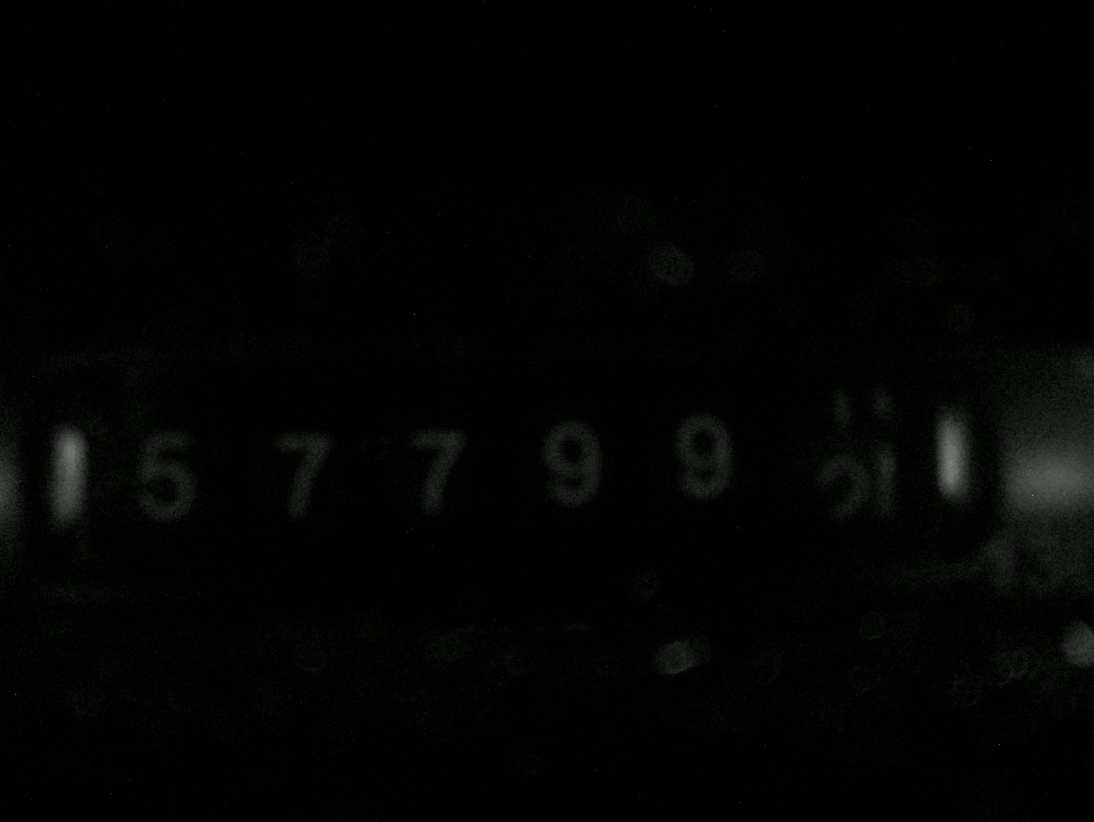
#> input picture src/flask-site/img/example.jpeg, 3280 x 2464 px (shown at 1/3 size)
$ python utils.py flask-site/img/example.jpeg out.png
#> lines starting #> are read from the running program, lines starting #| are printed output that depends on the picture
# Imports:
import sys
from PIL import Image, ImageOps, ImageEnhance, ImageFilter # used by preprocess_image()

def preprocess_image(input_path, output_path=None, crop_tuple=None):
    '''
    Description:
    Function processes the image before it's sent to Tesseract for text extraction.

    1. Image is resized so fewer pixels need to be analyzed (efficiency bump)
    2. Crop to relevant area
    3. Convert from color to B/W
    4. Invert colors (Black text on White bg is optimal)
    5. Gaussian blur decreases number of artifacts/dust
    6. Contrast is increased to further darken the text

    Parameters:
    input_path (str): File being processed
    output_path=None (str): Output can be changed if desired...
    crop_tuple=None  (tup: Int): Cropping coordinates

    Output:
    processed (PIL.Image.Image): Enhanced/adjusted image object
    '''
#> called with input_path = 'flask-site/img/example.jpeg', output_path = 'out.png'

    # First open the image
    img = Image.open(input_path).convert("RGB")
#> img is the input picture: PIL image 3280x2464 RGB; mean R, G, B 2.5, 4, 2.2

    # Scale the image down to fewer pixels for processing efficiency:
    BASE_WIDTH = 800 # (const) Target width (default recommended: 800px)
    orig_width, orig_height = img.size
#> orig_width = 3280; orig_height = 2464

    # Maintain aspect ratio by scaling proportionately
    scale_ratio = BASE_WIDTH / float(orig_width)
#> scale_ratio = 0.244
    new_height = int(orig_height * scale_ratio)
#> new_height = 600

    # Finally, resize the image with pillow:
    img = img.resize((BASE_WIDTH, new_height), Image.Resampling.LANCZOS)
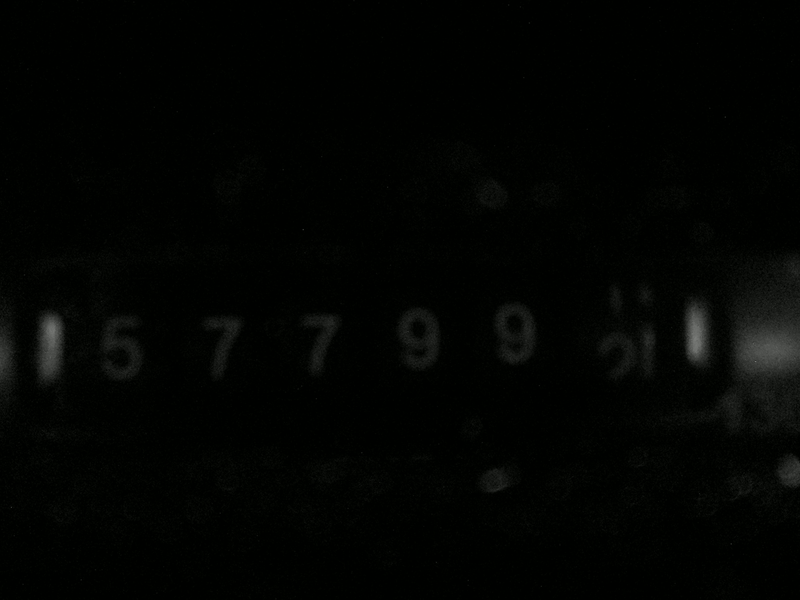
#> img: PIL image 800x600 RGB; mean R, G, B 2.5, 4, 2.2

    # Crop it
    # NOTE: (From the Pillow docs)
    #   The Python Imaging Library uses a Cartesian pixel coordinate system, with (0,0) in the upper left corner.
    #   Note that the coordinates refer to the implied pixel corners; the centre of a pixel addressed as (0, 0)
    #   actually lies at (0.5, 0.5).
    #   Coordinates are usually passed to the library as 2-tuples (x, y). Rectangles are represented as 4-tuples,
    #   (x1, y1, x2, y2), with the upper left corner given first.
    #   A good reference: (80, 240, 640, 450) at time of development...

    # Only crop if cropping coordinates are provided
    if crop_tuple:
        # Crops to the tuple provided to the function
        img = img.crop(crop_tuple)

    # Convert to gray scale
    img = img.convert("L")
#> img: PIL image 800x600 L

    # Invert the colors
    img = ImageOps.invert(img)
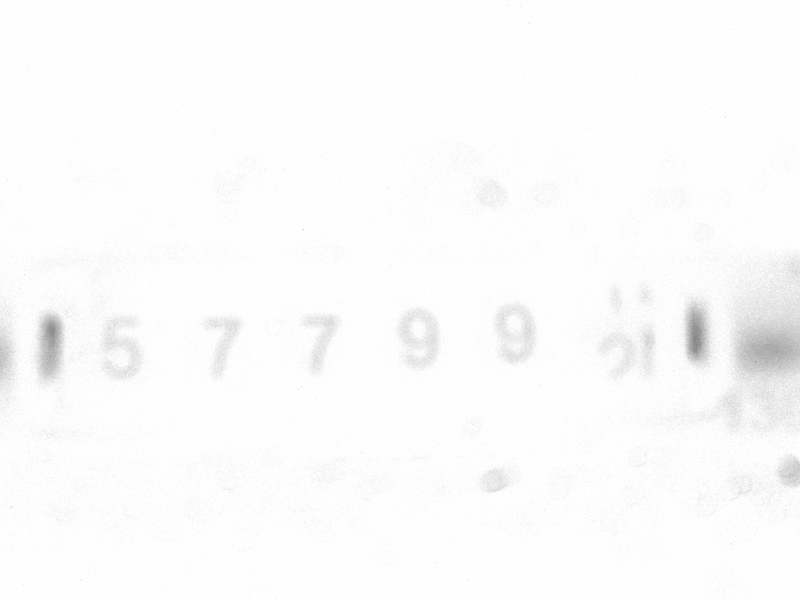
#> img: PIL image 800x600 L; min 132, max 255, mean 251.6

    # apply Gaussian blur
    img = img.filter(ImageFilter.GaussianBlur(1.5)) # 3.5 optimal, 1.5 seems to work fine

    # Increase contrast
    enhancer = ImageEnhance.Contrast(img)
    img = enhancer.enhance(15) # 10 optimal
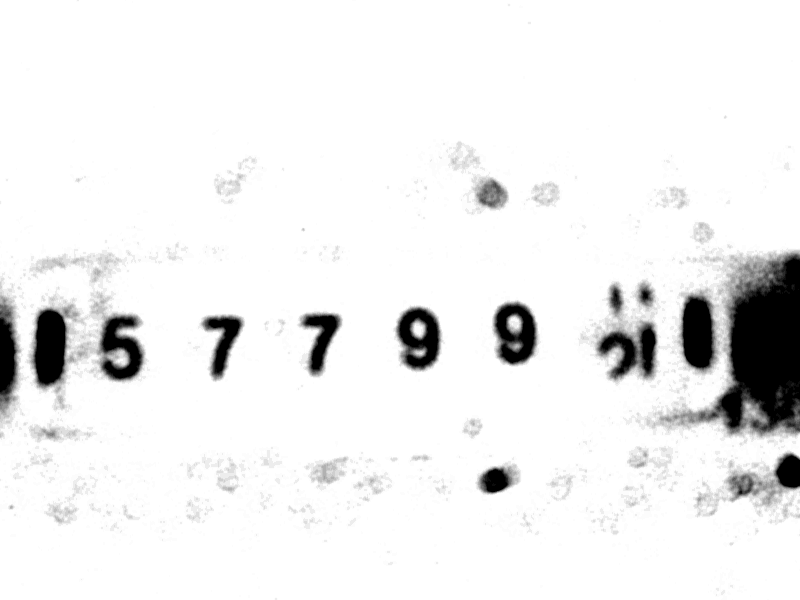
#> img: PIL image 800x600 L; min 0, max 255, mean 237.8

    if output_path:
        img.save(output_path)

    return img


if __name__ == "__main__":
    '''
    Main Program:

    input [stdin]:
    arg1: input image location (.jpeg)
    arg2: processed image location (.jpeg)
    '''

    if len(sys.argv) < 2:
        print("Not enough arguments")
        sys.exit(1)

    input_img = sys.argv[1]
    output_img = None
    if len(sys.argv) > 2:
        output_img = sys.argv[2]

    processed_img = preprocess_image(input_img, output_path=output_img)
    print("Processing Complete.")
